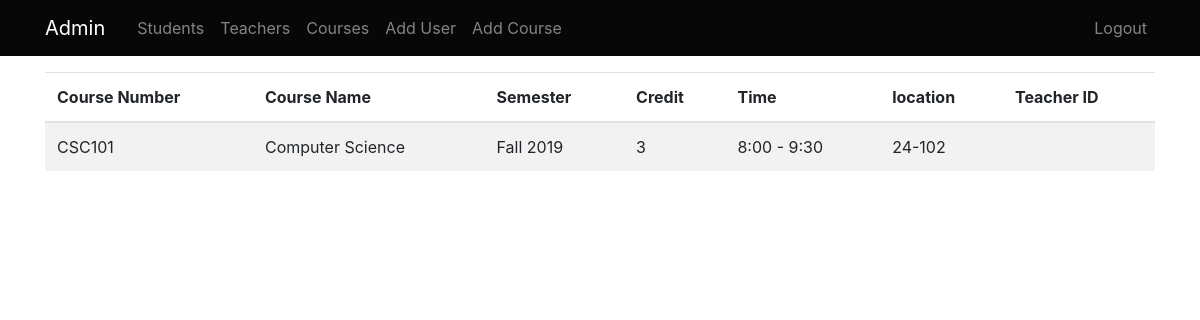
Page /admn/courses on the earlier database version.
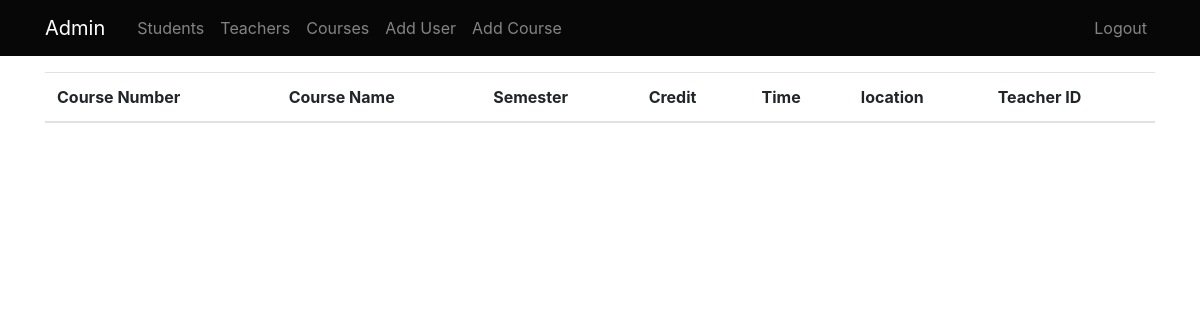
Same page on the later database version.
### application/models.py (models this page shows)
class Course(db.Model):
    __tablename__ = 'course'
    id = db.Column(db.Integer, primary_key=True)
    coursenumber = db.Column(db.String(10), nullable=False, unique=True)
    coursename = db.Column(db.String(15), nullable=False)
    time = db.Column(db.String(20), nullable=False)
    semester = db.Column(db.String(10), nullable=False)
    credit = db.Column(db.String(5), nullable=False)
    location = db.Column(db.String(10), nullable=False)
    teacher_id = db.Column(db.String(20), db.ForeignKey('user.user_id'), nullable=True)

### application/routes.py (the view)
@app.route('/admn/courses', methods=['GET', 'POST'])
def admin_courses():
    courses = Course.query.all()
    return render_template('/admin/courses.html', courses=courses)

### application/templates/admin/courses.html
{% extends 'admin/_layout.html'%}
{% block content%}
<table class="table table-striped">
    <thead><tr>
        <th>Course Number</th>
        <th>Course Name</th>
        <th>Semester</th>
        <th>Credit</th>
        <th>Time</th>
        <th>location</th>
        <th>Teacher ID</th>
    </tr></thead>
    <tbody>
        {% for course in courses %}
            <tr>
                <td>{{ course.coursenumber }}</td>
                <td>{{ course.coursename }}</td>
                <td>{{ course.semester }}</td>
                <td>{{ course.credit }}</td>
                <td>{{ course.time }}</td>
                <td>{{ course.location }}</td>
                <td>{{ course.teacher_id }}</td>
            </tr>
        {% endfor %}
    </tbody>
</table>
{% endblock %}

Differences in the rows shown:
removed Course: coursenumber "CSC101", coursename "Computer Science", semester "Fall 2019", credit "3", time "8:00 - 9:30", location "24-102"
